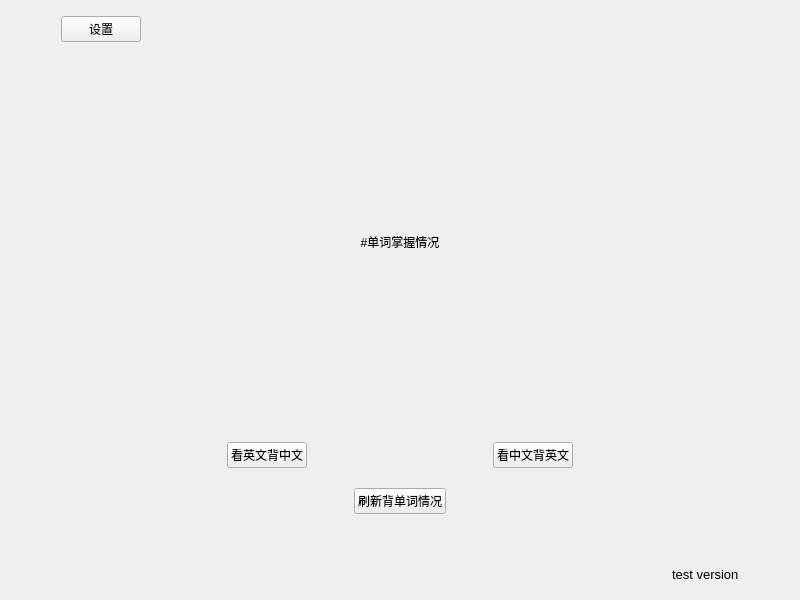
<?xml version="1.0" encoding="UTF-8"?>
<ui version="4.0">
 <class>Main</class>
 <widget class="QWidget" name="Main">
  <property name="geometry">
   <rect>
    <x>0</x>
    <y>0</y>
    <width>800</width>
    <height>600</height>
   </rect>
  </property>
  <property name="windowTitle">
   <string>WordBook</string>
  </property>
  <layout class="QHBoxLayout" name="horizontalLayout_5">
   <item>
    <layout class="QVBoxLayout" name="verticalLayout_3" stretch="1,30,1">
     <property name="spacing">
      <number>50</number>
     </property>
     <property name="leftMargin">
      <number>50</number>
     </property>
     <property name="topMargin">
      <number>5</number>
     </property>
     <property name="rightMargin">
      <number>50</number>
     </property>
     <property name="bottomMargin">
      <number>5</number>
     </property>
     <item>
      <layout class="QHBoxLayout" name="horizontalLayout_2">
       <item>
        <widget class="QPushButton" name="setting_button">
         <property name="text">
          <string>设置</string>
         </property>
        </widget>
       </item>
       <item>
        <spacer name="horizontalSpacer">
         <property name="orientation">
          <enum>Qt::Horizontal</enum>
         </property>
         <property name="sizeType">
          <enum>QSizePolicy::MinimumExpanding</enum>
         </property>
         <property name="sizeHint" stdset="0">
          <size>
           <width>300</width>
           <height>20</height>
          </size>
         </property>
        </spacer>
       </item>
      </layout>
     </item>
     <item>
      <layout class="QVBoxLayout" name="verticalLayout_2" stretch="5,1">
       <property name="spacing">
        <number>50</number>
       </property>
       <item>
        <widget class="QLabel" name="word_status_label">
         <property name="text">
          <string>#单词掌握情况</string>
         </property>
         <property name="alignment">
          <set>Qt::AlignCenter</set>
         </property>
        </widget>
       </item>
       <item>
        <layout class="QVBoxLayout" name="verticalLayout">
         <property name="spacing">
          <number>20</number>
         </property>
         <item>
          <layout class="QHBoxLayout" name="horizontalLayout">
           <item>
            <spacer name="horizontalSpacer_5">
             <property name="orientation">
              <enum>Qt::Horizontal</enum>
             </property>
             <property name="sizeType">
              <enum>QSizePolicy::MinimumExpanding</enum>
             </property>
             <property name="sizeHint" stdset="0">
              <size>
               <width>50</width>
               <height>20</height>
              </size>
             </property>
            </spacer>
           </item>
           <item>
            <widget class="QPushButton" name="remember_by_ch_button">
             <property name="text">
              <string>看英文背中文</string>
             </property>
            </widget>
           </item>
           <item>
            <spacer name="horizontalSpacer_7">
             <property name="orientation">
              <enum>Qt::Horizontal</enum>
             </property>
             <property name="sizeType">
              <enum>QSizePolicy::MinimumExpanding</enum>
             </property>
             <property name="sizeHint" stdset="0">
              <size>
               <width>50</width>
               <height>20</height>
              </size>
             </property>
            </spacer>
           </item>
           <item>
            <widget class="QPushButton" name="remember_by_en_button">
             <property name="text">
              <string>看中文背英文</string>
             </property>
            </widget>
           </item>
           <item>
            <spacer name="horizontalSpacer_6">
             <property name="orientation">
              <enum>Qt::Horizontal</enum>
             </property>
             <property name="sizeType">
              <enum>QSizePolicy::MinimumExpanding</enum>
             </property>
             <property name="sizeHint" stdset="0">
              <size>
               <width>50</width>
               <height>20</height>
              </size>
             </property>
            </spacer>
           </item>
          </layout>
         </item>
         <item>
          <layout class="QHBoxLayout" name="horizontalLayout_4">
           <item>
            <spacer name="horizontalSpacer_4">
             <property name="orientation">
              <enum>Qt::Horizontal</enum>
             </property>
             <property name="sizeType">
              <enum>QSizePolicy::MinimumExpanding</enum>
             </property>
             <property name="sizeHint" stdset="0">
              <size>
               <width>40</width>
               <height>20</height>
              </size>
             </property>
            </spacer>
           </item>
           <item>
            <widget class="QPushButton" name="update_state_button">
             <property name="text">
              <string>刷新背单词情况</string>
             </property>
            </widget>
           </item>
           <item>
            <spacer name="horizontalSpacer_3">
             <property name="orientation">
              <enum>Qt::Horizontal</enum>
             </property>
             <property name="sizeType">
              <enum>QSizePolicy::MinimumExpanding</enum>
             </property>
             <property name="sizeHint" stdset="0">
              <size>
               <width>40</width>
               <height>20</height>
              </size>
             </property>
            </spacer>
           </item>
          </layout>
         </item>
        </layout>
       </item>
      </layout>
     </item>
     <item>
      <layout class="QHBoxLayout" name="horizontalLayout_3">
       <item>
        <spacer name="horizontalSpacer_2">
         <property name="orientation">
          <enum>Qt::Horizontal</enum>
         </property>
         <property name="sizeType">
          <enum>QSizePolicy::MinimumExpanding</enum>
         </property>
         <property name="sizeHint" stdset="0">
          <size>
           <width>300</width>
           <height>20</height>
          </size>
         </property>
        </spacer>
       </item>
       <item>
        <widget class="QLabel" name="version_label">
         <property name="font">
          <font>
           <family>Arial</family>
           <pointsize>10</pointsize>
          </font>
         </property>
         <property name="text">
          <string>test version</string>
         </property>
        </widget>
       </item>
      </layout>
     </item>
    </layout>
   </item>
  </layout>
 </widget>
 <resources/>
 <connections>
  <connection>
   <sender>remember_by_ch_button</sender>
   <signal>clicked()</signal>
   <receiver>Main</receiver>
   <slot>turn_to_remember_by_en_page()</slot>
   <hints>
    <hint type="sourcelabel">
     <x>249</x>
     <y>451</y>
    </hint>
    <hint type="destinationlabel">
     <x>5</x>
     <y>448</y>
    </hint>
   </hints>
  </connection>
  <connection>
   <sender>remember_by_en_button</sender>
   <signal>clicked()</signal>
   <receiver>Main</receiver>
   <slot>turn_to_remember_by_ch_page()</slot>
   <hints>
    <hint type="sourcelabel">
     <x>542</x>
     <y>454</y>
    </hint>
    <hint type="destinationlabel">
     <x>793</x>
     <y>445</y>
    </hint>
   </hints>
  </connection>
  <connection>
   <sender>setting_button</sender>
   <signal>clicked()</signal>
   <receiver>Main</receiver>
   <slot>turn_to_option_page()</slot>
   <hints>
    <hint type="sourcelabel">
     <x>105</x>
     <y>26</y>
    </hint>
    <hint type="destinationlabel">
     <x>5</x>
     <y>30</y>
    </hint>
   </hints>
  </connection>
  <connection>
   <sender>update_state_button</sender>
   <signal>clicked()</signal>
   <receiver>Main</receiver>
   <slot>update_state()</slot>
   <hints>
    <hint type="sourcelabel">
     <x>435</x>
     <y>502</y>
    </hint>
    <hint type="destinationlabel">
     <x>798</x>
     <y>518</y>
    </hint>
   </hints>
  </connection>
 </connections>
 <slots>
  <slot>turn_to_option_page()</slot>
  <slot>turn_to_remember_by_ch_page()</slot>
  <slot>turn_to_remember_by_en_page()</slot>
  <slot>add_word()</slot>
  <slot>update_state()</slot>
 </slots>
</ui>
